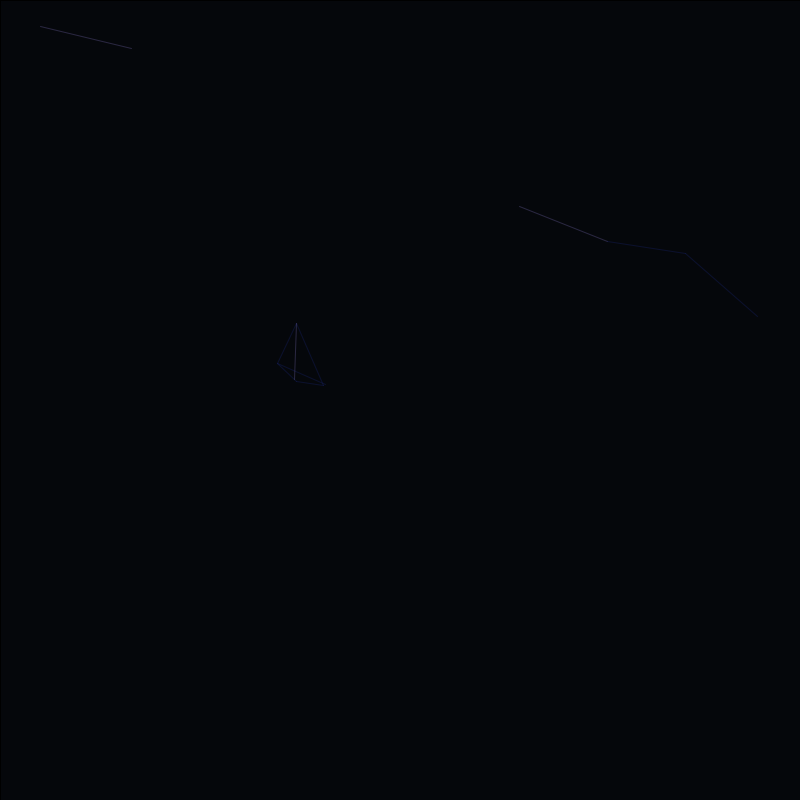
Frame 1 (no input)
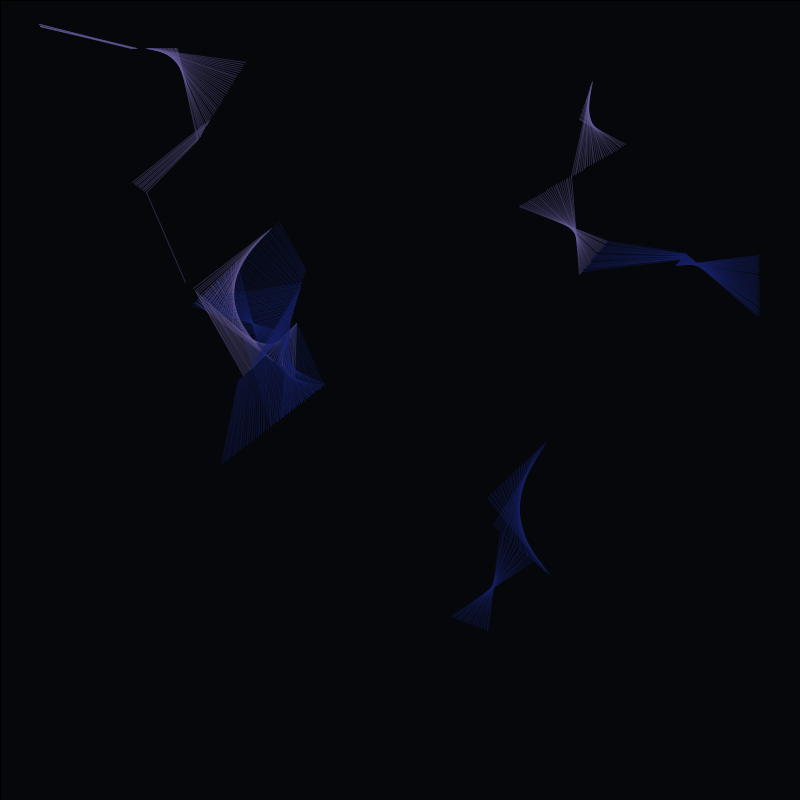
Frame 60 (the mouse pressed at the canvas centre just before this capture)
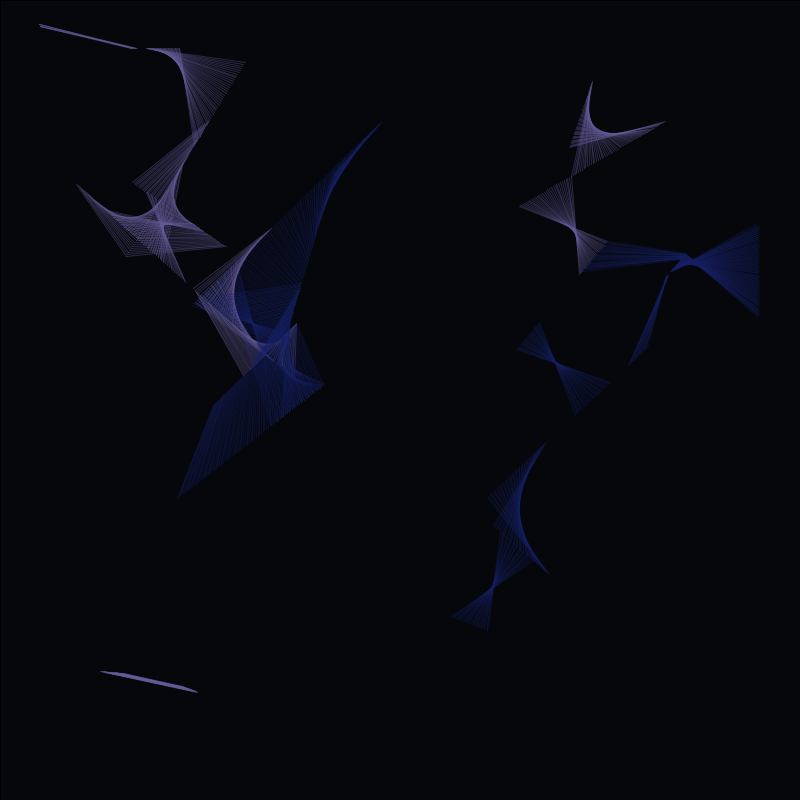
Frame 120 (the mouse held since frame 60 and released just before this capture)

The Processing sketch that drew these frames (run headless with seeded random() and noise(); from frame 60 on, the mouse is pressed at the canvas centre):

// Processing sketch: process_0
// ── process_0.pde
float[] elx;
float[] ely;
//float[] elr;
float[] dx;
float[] dy;
int num;
int sz; // size of circle


void setup() {
	
	size(800, 800);
	
	//set bg
	fill(5, 7, 11);
	rect(0, 0, width, height);

	// max speed in pixels/frame/coordinate
	int speed = 2;

	// size of (invisible) circle
	sz = 50;

	// number of circles
	num = 19;
	
	// init arrays
	elx = new float[num];
	ely = new float[num];
	dx = new float[num];
	dy = new float[num];

	// init momenta & coordinates
	for (int i = 0; i < num; i++) {
		elx[i] = random(0, width);
		ely[i] = random(0, height);
		dx[i] = random(-speed, speed);
		dy[i] = random(-speed, speed);
	}
}

void draw() {

	for (int i = 0; i < num; i++) {
		//ellipse(elx[i], ely[i], sz, sz);

		dx[i] = elx[i] < 0+sz ? -dx[i] : dx[i];
		dy[i] = ely[i] < 0+sz ? -dy[i] : dy[i];
		dx[i] = elx[i] > width-sz ? -dx[i] : dx[i];
		dy[i] = ely[i] > height-sz ? -dy[i] : dy[i];

		elx[i] += dx[i];
		ely[i] += dy[i];

		for (int j = i + 1; j < num; j++) {
			if (dist(elx[i], ely[i], elx[j], ely[j]) < 2*sz) {
				if (i % 2 == 0) {
					stroke(100,90,150, 100);
				} else {
					stroke(20,30,99, 100);
				}
				line(elx[i], ely[i], elx[j], ely[j]);
			}
		}
	}
}
